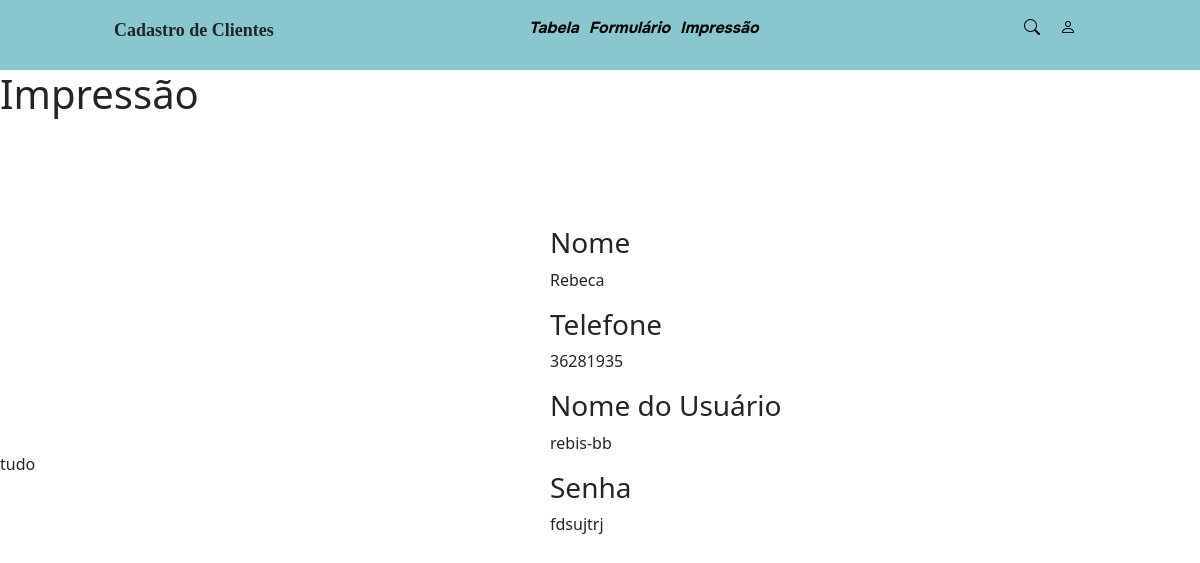
Page /impressao.php?idConsulta=5 on the committed database.
### tables this page shows
CREATE TABLE `tb_form` (
  `id_form` int(11) NOT NULL AUTO_INCREMENT,
  `nome` varchar(100) NOT NULL,
  `telefone` int(11) NOT NULL,
  `usuario` varchar(100) NOT NULL,
  `senha` varchar(200) NOT NULL,
  PRIMARY KEY (`id_form`)
);

### impressao.php (the view, shortened to what this page needs)
<?php
include './template/header.php';
?>
<?php
$idConsulta = $_GET['idConsulta'];
$dsn = 'mysql:dbname=db_form;host=127.0.0.1';
$usuario = "root";
$senha = "";
$conexaoBanco = new PDO($dsn, $usuario, $senha);
$scriptresultado = "SELECT * FROM tb_form where id_form = $idConsulta";
$scriptConsulta = $conexaoBanco->query($scriptresultado)->fetch();
?>
<h1>Impressão</h1>
<div class="form">
    <h3>Nome</h3>
    <p><?= $scriptConsulta['nome'] ?> </p>
    <h3>Telefone </h3>
    <p><?= $scriptConsulta['telefone'] ?></p>
    <h3>Nome do Usuário</h3>
    <p><?= $scriptConsulta['usuario'] ?></p>
    <h3>Senha</h3>
    <p><?= $scriptConsulta['senha'] ?></p>
</div>
<?php
include './template/footer.php';
?>

### css/style.css (style rules this page uses)
* { margin: 0; }
.form { display: flex; flex-direction: column; width: 500px; position: relative; left: 550px; top: 100px; }

### css/header.css (style rules this page uses)
* { margin: 0; }

### rows in the picture
tb_form: nome "Rebeca", telefone "36281935", usuario "rebis-bb", senha "fdsujtrj"
